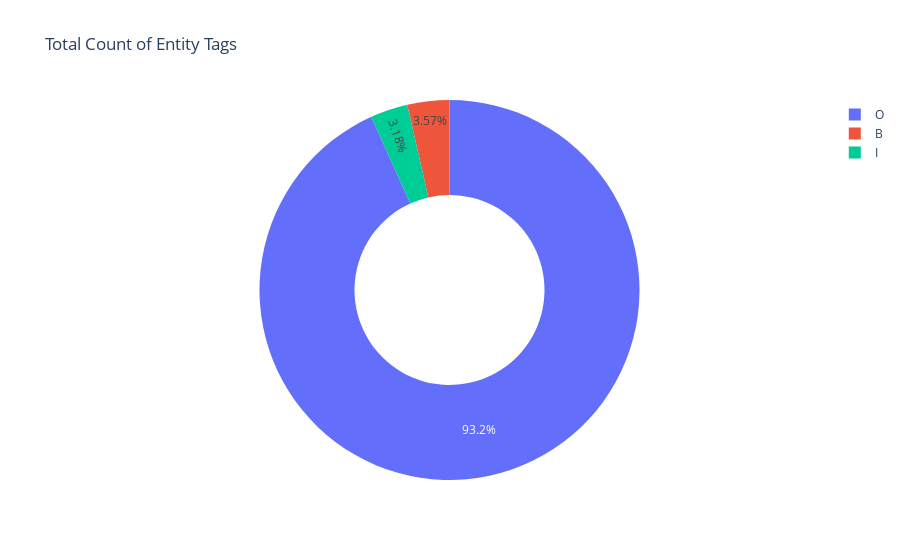

Notebook code for this chart:
### Code cell
pie = df['entity'].value_counts()
entity_prior = pie.array / pie.sum()
px.pie(names = pie.index,values= pie.values, hole = 0.5,title ='Total Count of Entity Tags')

### Figure 1 — Plotly figure (JSON) as saved in the notebook; plotly's stock layout.template omitted (floating-point values rounded to 4 significant figures)
{"data": [{"domain": {"x": [0, 1], "y": [0, 1]}, "hole": 0.5, "hovertemplate": "label=%{label}<br>value=%{value}<extra></extra>", "labels": ["O", "B", "I"], "legendgroup": "", "name": "", "showlegend": true, "type": "pie", "values": [23802, 911, 812]}], "layout": {"legend": {"tracegroupgap": 0}, "title": {"text": "Total Count of Entity Tags"}}}
